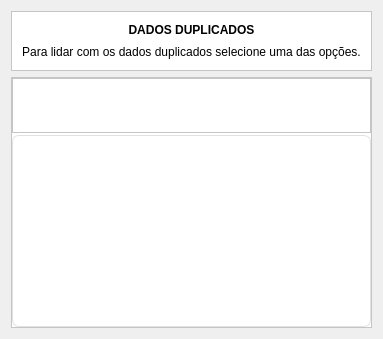
            <widget class="QWidget" name="page_duplicados">
             <layout class="QVBoxLayout" name="verticalLayout_2">
              <item>
               <widget class="QFrame" name="frame_func_duplicados">
                <property name="minimumSize">
                 <size>
                  <width>0</width>
                  <height>60</height>
                 </size>
                </property>
                <property name="maximumSize">
                 <size>
                  <width>16777215</width>
                  <height>100</height>
                 </size>
                </property>
                <property name="styleSheet">
                 <string notr="true">background-color: rgb(255, 255, 255);</string>
                </property>
                <property name="frameShape">
                 <enum>QFrame::Shape::StyledPanel</enum>
                </property>
                <property name="frameShadow">
                 <enum>QFrame::Shadow::Raised</enum>
                </property>
                <layout class="QVBoxLayout" name="verticalLayout_4">
                 <property name="spacing">
                  <number>0</number>
                 </property>
                 <property name="leftMargin">
                  <number>1</number>
                 </property>
                 <property name="topMargin">
                  <number>1</number>
                 </property>
                 <property name="rightMargin">
                  <number>1</number>
                 </property>
                 <property name="bottomMargin">
                  <number>1</number>
                 </property>
                 <item>
                  <widget class="QFrame" name="frame_7">
                   <property name="frameShape">
                    <enum>QFrame::Shape::NoFrame</enum>
                   </property>
                   <property name="frameShadow">
                    <enum>QFrame::Shadow::Raised</enum>
                   </property>
                   <layout class="QVBoxLayout" name="verticalLayout_5">
                    <item>
                     <widget class="QLabel" name="label_2">
                      <property name="text">
                       <string>&lt;html&gt;&lt;head/&gt;&lt;body&gt;&lt;p align=&quot;center&quot;&gt;&lt;span style=&quot; font-weight:700;&quot;&gt;DADOS DUPLICADOS&lt;/span&gt;&lt;/p&gt;&lt;/body&gt;&lt;/html&gt;</string>
                      </property>
                     </widget>
                    </item>
                    <item>
                     <widget class="QLabel" name="label_3">
                      <property name="text">
                       <string>&lt;html&gt;&lt;head/&gt;&lt;body&gt;&lt;p align=&quot;center&quot;&gt;Para lidar com os dados duplicados selecione uma das opções.&lt;/p&gt;&lt;/body&gt;&lt;/html&gt;</string>
                      </property>
                     </widget>
                    </item>
                   </layout>
                  </widget>
                 </item>
                </layout>
               </widget>
              </item>
              <item>
               <widget class="QFrame" name="frame_tabelas_duplicadas">
                <property name="styleSheet">
                 <string notr="true">background-color: rgb(255, 255, 255);</string>
                </property>
                <property name="frameShape">
                 <enum>QFrame::Shape::StyledPanel</enum>
                </property>
                <property name="frameShadow">
                 <enum>QFrame::Shadow::Raised</enum>
                </property>
                <layout class="QGridLayout" name="gridLayout_13">
                 <property name="leftMargin">
                  <number>0</number>
                 </property>
                 <property name="topMargin">
                  <number>0</number>
                 </property>
                 <property name="rightMargin">
                  <number>0</number>
                 </property>
                 <property name="bottomMargin">
                  <number>0</number>
                 </property>
                 <property name="spacing">
                  <number>2</number>
                 </property>
                 <item row="3" column="0">
                  <widget class="QTableWidget" name="table_duplicados">
                   <property name="styleSheet">
                    <string notr="true">QTableWidget{
	
	
	font: 8pt &quot;Segoe UI&quot;;
	
	background-color: rgb(255, 255, 255);
	border-right: 1px solid rgba(217, 217, 217, 0.80);
	border-left: 1px solid rgba(217, 217, 217, 0.80);
	border-top: 1px solid rgba(217, 217, 217, 0.80);
	border-bottom: 1px solid rgba(217, 217, 217, 0.80);
    border-top-left-radius: 7px;
    border-top-right-radius: 7px;
    border-bottom-left-radius: 7px;
    border-bottom-right-radius: 7px;
    padding: 10px;

}

QTableView:hover{
	background-color: rgba(195, 205, 255, 0.25);
}
 QHeaderView::section {
      background-color: #4b3ff1;
		border: 1px solid rgba(217, 217, 217, 0.80);
	font: 700 11pt &quot;Times New Roman&quot;;
       color: white;


}


    QScrollBar:vertical {
        border: none;
        background: #F0F0F0; /* Cor de fundo da barra de rolagem */
        width: 8px;
        margin: 0px 0px 0px 0px;
    }

    QScrollBar::handle:vertical {
        background-color: rgb(195, 205, 255); /* Cor da &quot;pegada&quot; da barra de rolagem */
        min-height: 20px;
        border-radius: 4px;
    }

    QScrollBar::add-line:vertical {
        border: none;
        background: #CACACA;
        height: 14px;
        subcontrol-position: bottom;
        subcontrol-origin: margin;
    }

    QScrollBar::sub-line:vertical {
        border: none;
        background: #CACACA;
        height: 14px;
        subcontrol-position: top;
        subcontrol-origin: margin;
    }

    QScrollBar::up-arrow:vertical, QScrollBar::down-arrow:vertical {
        background: none;
    }

    QScrollBar::add-page:vertical, QScrollBar::sub-page:vertical {
        background: none;
    }

    QScrollBar:horizontal {
        border: none;
        background: #F0F0F0; /* Cor de fundo da barra de rolagem */
        height: 8px;
        margin: 0px 0px 0px 0px;
    }

    QScrollBar::handle:horizontal {
        background-color: rgb(195, 205, 255); /* Cor da &quot;pegada&quot; da barra de rolagem */
        min-width: 20px;
        border-radius: 4px;
    }

    QScrollBar::add-line:horizontal {
        border: none;
        background: #CACACA;
        width: 14px;
        subcontrol-position: right;
        subcontrol-origin: margin;
    }

    QScrollBar::sub-line:horizontal {
        border: none;
        background: #CACACA;
        width: 14px;
        subcontrol-position: left;
        subcontrol-origin: margin;
    }

    QScrollBar::left-arrow:horizontal, QScrollBar::right-arrow:horizontal {
        background: none;
    }

    QScrollBar::add-page:horizontal, QScrollBar::sub-page:horizontal {
        background: none;
    }</string>
                   </property>
                   <property name="editTriggers">
                    <set>QAbstractItemView::EditTrigger::NoEditTriggers</set>
                   </property>
                   <attribute name="verticalHeaderVisible">
                    <bool>false</bool>
                   </attribute>
                  </widget>
                 </item>
                 <item row="0" column="0">
                  <widget class="QFrame" name="frame_10">
                   <property name="minimumSize">
                    <size>
                     <width>0</width>
                     <height>35</height>
                    </size>
                   </property>
                   <property name="frameShape">
                    <enum>QFrame::Shape::StyledPanel</enum>
                   </property>
                   <property name="frameShadow">
                    <enum>QFrame::Shadow::Raised</enum>
                   </property>
                   <layout class="QHBoxLayout" name="horizontalLayout_3">
                    <property name="spacing">
                     <number>10</number>
                    </property>
                    <item alignment="Qt::AlignmentFlag::AlignLeft">
                     <widget class="QPushButton" name="bt_exportar_duplicados">
                      <property name="minimumSize">
                       <size>
                        <width>40</width>
                        <height>35</height>
                       </size>
                      </property>
                      <property name="maximumSize">
                       <size>
                        <width>40</width>
                        <height>35</height>
                       </size>
                      </property>
                      <property name="cursor">
                       <cursorShape>PointingHandCursor</cursorShape>
                      </property>
                      <property name="toolTip">
                       <string>&lt;html&gt;&lt;head/&gt;&lt;body&gt;&lt;p&gt;&lt;span style=&quot; font-size:8pt; color:#4b3ff1;&quot;&gt;Exportar duplicados&lt;/span&gt;&lt;/p&gt;&lt;/body&gt;&lt;/html&gt;</string>
                      </property>
                      <property name="styleSheet">
                       <string notr="true">QPushButton{
border:none;
    border-top-left-radius: 7px;
    border-top-right-radius: 7px;
    border-bottom-left-radius: 7px;
    border-bottom-right-radius: 7px;
}

QPushButton:hover{
	background-color: rgba(51, 221, 51, 0.25);
	border-right: 1px solid rgb(109, 109, 109);
	border-left: 1px solid rgba(217, 217, 217, 0.80);
	border-top: 1px solid rgba(217, 217, 217, 0.80);
	border-bottom: 1px solid rgb(109, 109, 109);
}</string>
                      </property>
                      <property name="text">
                       <string/>
                      </property>
                      <property name="icon">
                       <iconset resource="icons.qrc">
                        <normaloff>:/icons/img/save_data.png</normaloff>:/icons/img/save_data.png</iconset>
                      </property>
                      <property name="iconSize">
                       <size>
                        <width>30</width>
                        <height>30</height>
                       </size>
                      </property>
                     </widget>
                    </item>
                    <item>
                     <widget class="QPushButton" name="bt_deletar_duplicados">
                      <property name="minimumSize">
                       <size>
                        <width>40</width>
                        <height>35</height>
                       </size>
                      </property>
                      <property name="maximumSize">
                       <size>
                        <width>40</width>
                        <height>35</height>
                       </size>
                      </property>
                      <property name="cursor">
                       <cursorShape>PointingHandCursor</cursorShape>
                      </property>
                      <property name="toolTip">
                       <string>&lt;html&gt;&lt;head/&gt;&lt;body&gt;&lt;p&gt;&lt;span style=&quot; color:#4b3ff1;&quot;&gt;Deletar duplicados&lt;/span&gt;&lt;/p&gt;&lt;/body&gt;&lt;/html&gt;</string>
                      </property>
                      <property name="styleSheet">
                       <string notr="true">QPushButton{
border:none;
    border-top-left-radius: 7px;
    border-top-right-radius: 7px;
    border-bottom-left-radius: 7px;
    border-bottom-right-radius: 7px;
}

QPushButton:hover{
	background-color: rgba(255, 52, 52, 0.25);
	border-right: 1px solid rgb(109, 109, 109);
	border-left: 1px solid rgba(217, 217, 217, 0.80);
	border-top: 1px solid rgba(217, 217, 217, 0.80);
	border-bottom: 1px solid rgb(109, 109, 109);
}</string>
                      </property>
                      <property name="text">
                       <string/>
                      </property>
                      <property name="icon">
                       <iconset resource="icons.qrc">
                        <normaloff>:/icons/img/delete_duplicados.png</normaloff>:/icons/img/delete_duplicados.png</iconset>
                      </property>
                      <property name="iconSize">
                       <size>
                        <width>30</width>
                        <height>30</height>
                       </size>
                      </property>
                     </widget>
                    </item>
                    <item>
                     <spacer name="horizontalSpacer_3">
                      <property name="orientation">
                       <enum>Qt::Orientation::Horizontal</enum>
                      </property>
                      <property name="sizeHint" stdset="0">
                       <size>
                        <width>40</width>
                        <height>20</height>
                       </size>
                      </property>
                     </spacer>
                    </item>
                   </layout>
                  </widget>
                 </item>
                </layout>
               </widget>
              </item>
             </layout>
            </widget>
